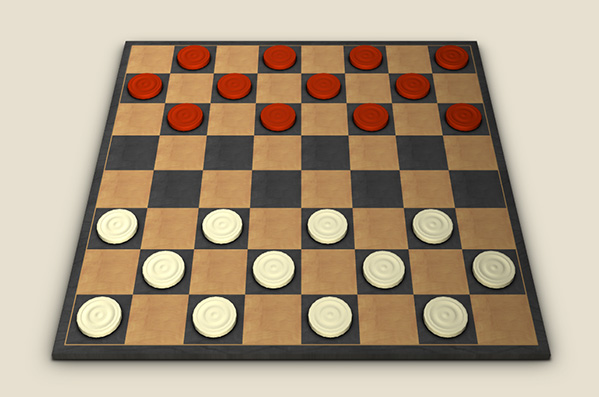
//> input picture C++/imageTest/morphological_operations/checkers.jpg, 599 x 397 px
$ ./morph_operations checkers.jpg   (built with g++ and OpenCV 4)
//> lines starting //> are read from the running program, lines starting //| are printed output that depends on the picture; after the words box and inside, x2 and y2 are one past the last pixel; in counts of white or black regions, pixels touching at a corner belong together
#include <opencv2/opencv.hpp>
#include <iostream>

using namespace std;
using namespace cv;

int main(int argc, char const *argv[]) {

  Mat img = imread(argv[1]);
//> img is the input picture: 397 rows x 599 cols, CV_8UC3; mean B, G, R 132.1, 155.1, 173.7
  Mat dst1,dst2,dst3,dst4;
  if(!img.data){
    std::cout << "Error opening image" << std::endl;
    return -1;
  }
  //Range to detect color red in image
  inRange(img, Scalar(0,0,100), Scalar(30,40,255), dst1);
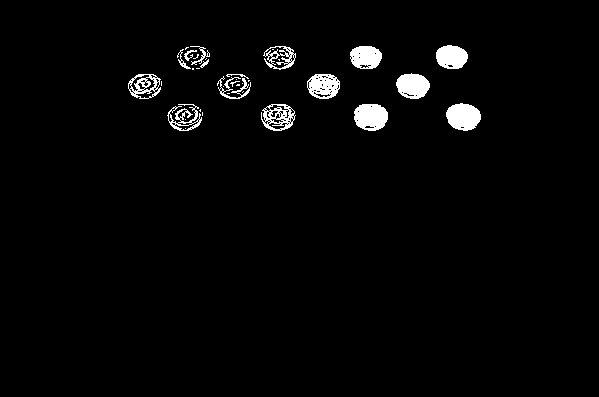
//> dst1: 397 rows x 599 cols, CV_8UC1; 2.6% white; 36 white regions (20 under 20 px), largest, box (x1, y1, x2, y2) and area: (446, 103, 481, 131) 742, (354, 104, 388, 131) 735, (396, 73, 430, 99) 662
  //Kernel to help detect a circle of around 15 pixels by 15 in image
  Mat element = getStructuringElement(MORPH_ELLIPSE, Size(15,15));

  //Dilate image to add more pixels closer to our element
  dilate(dst1, dst2, element);
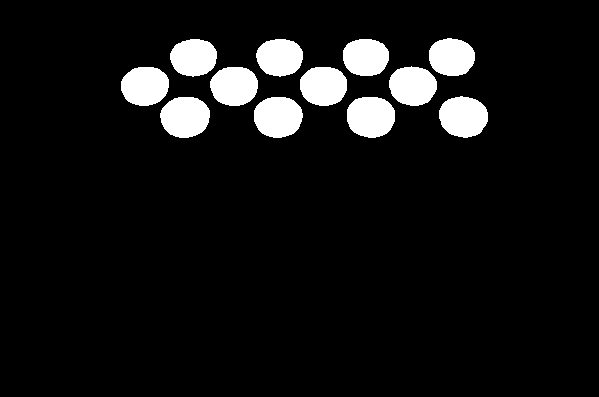
//> dst2: 397 rows x 599 cols, CV_8UC1; 7.6% white; 12 white regions, largest, box (x1, y1, x2, y2) and area: (160, 97, 210, 138) 1627, (347, 97, 395, 138) 1613, (254, 97, 303, 138) 1611
  //Erode image to take away noise
  erode(dst2,dst3,element);
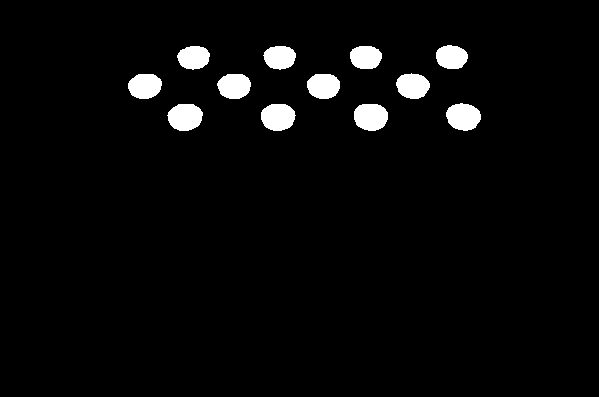
//> dst3: 397 rows x 599 cols, CV_8UC1; 3.4% white; 12 white regions, largest, box (x1, y1, x2, y2) and area: (167, 104, 203, 131) 761, (354, 104, 388, 131) 757, (261, 104, 296, 131) 753

  imshow("Original", img);
  imshow("Range", dst1);
  imshow("Dilate", dst2);
  imshow("Eroded", dst3);
  waitKey(0);
  return 0;
}
